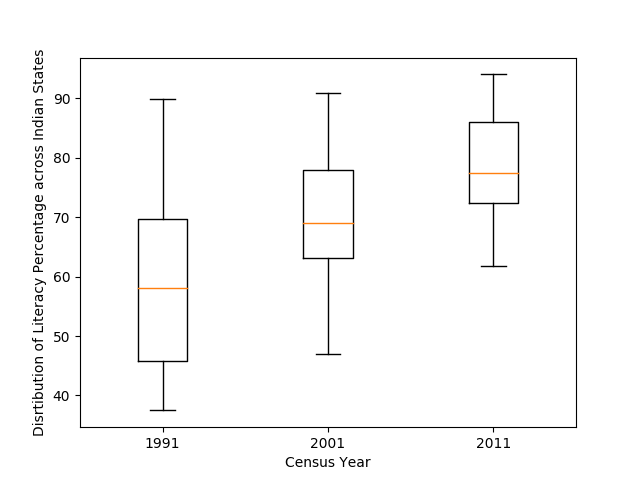

The Python source for this figure:
import pandas as pd
import matplotlib.pyplot as plt
import sys

#create dataframe from input csv
df=pd.read_csv(sys.argv[1], header='infer')
plotMap=[]

# creating a list of lists where each list will have a corresponding box plot 
# for the three census years, 1991, 2001, and 2011
plotMap.append(df['1991'].dropna().tolist())
plotMap.append(df['2001'].dropna().tolist())
plotMap.append(df['2011'].dropna().tolist())

plt.boxplot(plotMap)

# specifying labels for the axes
plt.xticks([1,2,3],["1991","2001", "2011"])
plt.xlabel("Census Year")
plt.ylabel("Disrtibution of Literacy Percentage across Indian States")

plt.legend()
plt.show()
